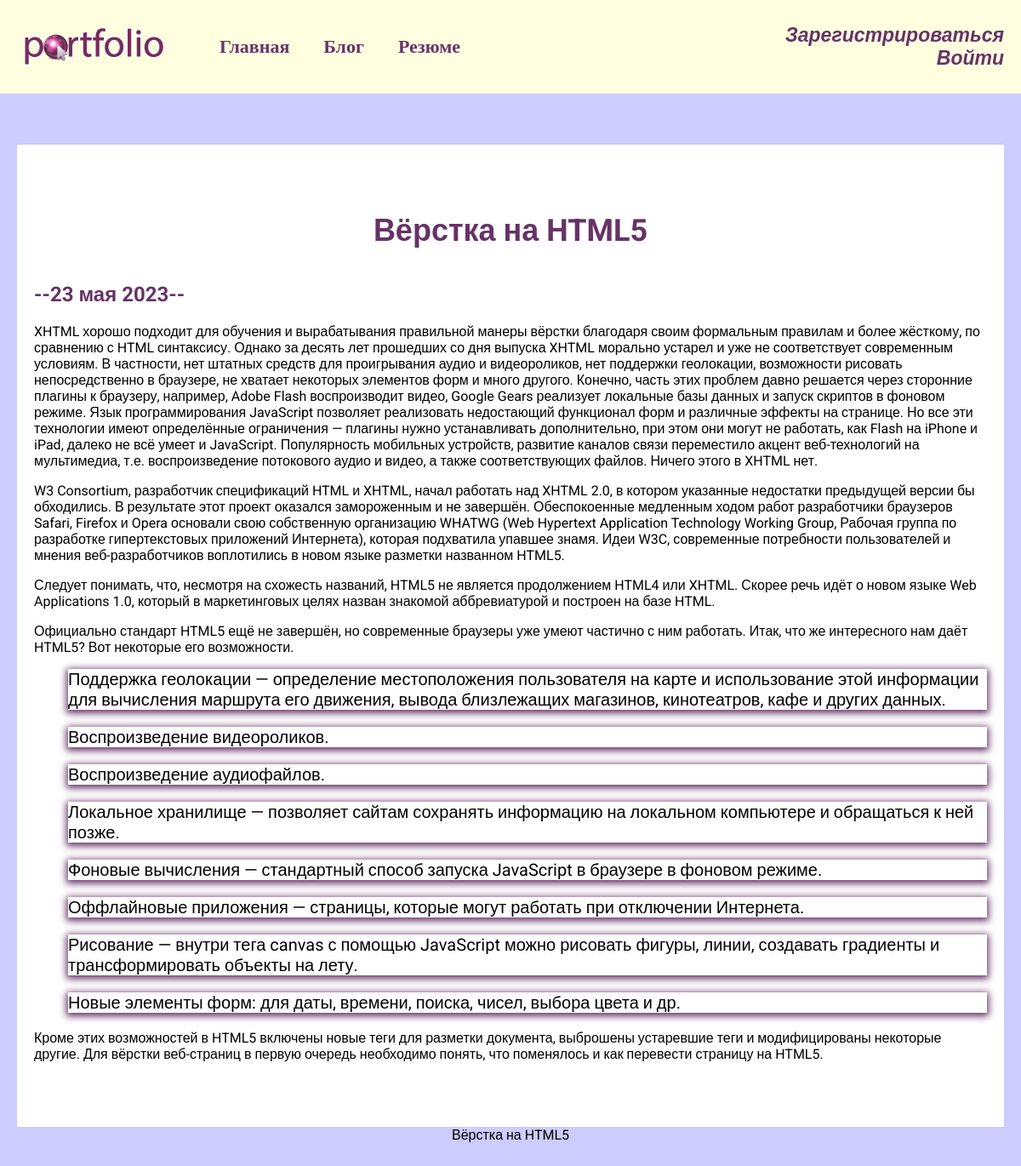
Page /blog/1/ on the committed database.
### blog/models.py (models this page shows, shortened)
class Blog(models.Model):
    title = models.CharField(max_length=200)
    description = models.TextField()
    date = models.DateField()

### blog/views.py (the view)
# urls.py: path('<int:blog_id>/', views.detail, name='detail'),
def detail(request, blog_id):
    blog = get_object_or_404(Blog, pk=blog_id)
    return render(request, 'blog/details.html', {'blog': blog})

### blog/templates/blog/details.html
{% extends 'skills/base.html' %}
{% block content %}
<div class="detail">
    <h1>{{ blog.title }}</h1>
    <h2>--{{ blog.date|date:'j E Y' }}--</h2>
    {{ blog.description|safe }}
</div>
{{ blog.title }}
{% endblock %}

### skills/static/css/style.css (style rules this page uses)
body { background: #CCCCFF; font-family:'Roboto', sans-serif; padding: 0; margin: 0; }
.content h1 { text-align: center; margin: 60px 0 40px; font-size: 36px ; }
.detail { background:#FFF; padding: 20px 20px 60px; box-sizing: border-box; }
h1, h2 { color: #663366; }
.content li { box-shadow: 0 2px 8px 2px #663366; margin-bottom: 20px; font-size: 20px; list-style-type: none; }

### rows in the picture
Blog: title "Вёрстка на HTML5", date "23 мая 2023", description "XHTML хорошо подходит для обучения и вырабатывания правильной манеры вёрстки благодаря своим формальным правилам и более жёсткому, по сравнению с HTML синтаксису. Однако за десять лет прошедших со дня выпуска XHTML морально устарел и уже не соответствует современным условиям. В частности, нет штатных средств для проигрывания аудио и видеороликов, нет поддержки геолокации, возможности рисовать непосредственно в браузере, не хватает некоторых элементов форм и много другого. Конечно, часть этих проблем давно решается через сторонние плагины к браузеру, например, Adobe Flash воспроизводит видео, Google Gears реализует локальные базы данных и запуск скриптов в фоновом режиме. Язык…"
